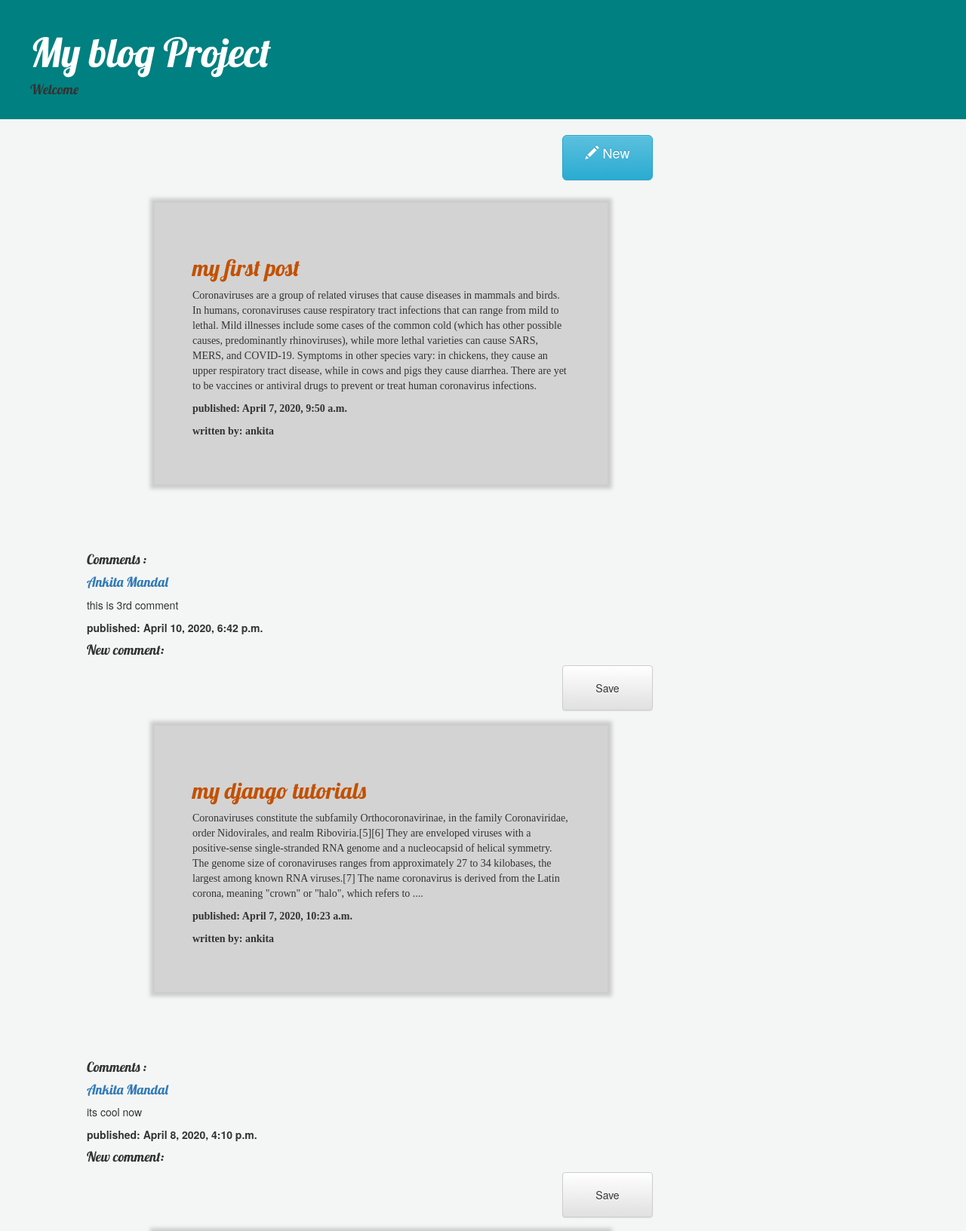
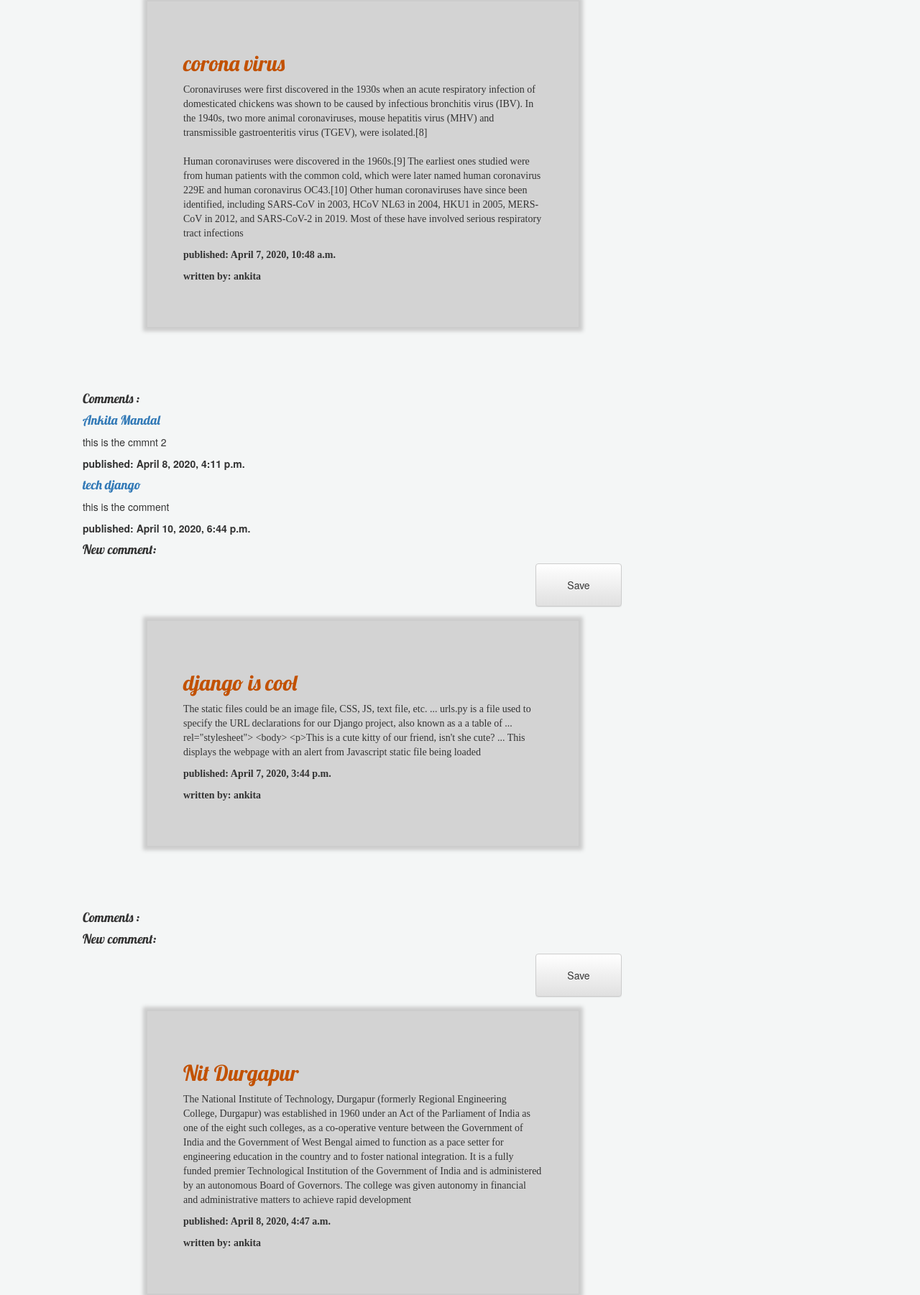
The page / (upper part) on the database its author committed (2 pictures, top to bottom).
### blog/models.py (models this page shows)
class Post(models.Model):
    author = models.ForeignKey(settings.AUTH_USER_MODEL, on_delete=models.CASCADE)
    title = models.CharField(max_length=200)
    text = models.TextField()
    created_date = models.DateTimeField(default=timezone.now)
    published_date = models.DateTimeField(blank=True, null=True)

class Comment(models.Model):
    post = models.ForeignKey(Post, on_delete=models.CASCADE)
    name = models.CharField(max_length=80)
    email = models.EmailField()
    body = models.TextField()
    created_on = models.DateTimeField(auto_now_add=True)
    active = models.BooleanField(default=False)

### blog/views.py (the view)
# urls.py: path('', views.post_list, name='post_list'),
def post_list(request, ):
    posts = Post.objects.filter(published_date__lte=timezone.now()).order_by('published_date')
    return render(request, 'blog/post_list.html', {'posts':posts})

### blog/templates/blog/post_list.html (shortened to what this page needs)
{% extends 'blog/base.html' %}
        {% block content %}
        <a href="post/new" class="btn btn-info btn-lg">
          <span class="glyphicon glyphicon-pencil"></span> New
        </a>
        {% for post in posts %}
            <div class="addcss">
                <h2><a href="">{{ post.title }}</a></h2>
                <p>{{ post.text|linebreaksbr }}</p>
                <strong><p>published: {{ post.published_date }}</p></strong>
                <strong><p>written by: {{ post.author }}</p></strong>
            </div>
<div class="thecmmnt">
     <h4>Comments :</h4>
            {% for comment in post.comment_set.all %}
                <h4><a href="">{{ comment.name }}</a></h4>
                <p>{{ comment.body|linebreaksbr }}</p>
                <strong><p>published: {{ comment.created_on }}</p></strong>
            {% endfor %}
    <h4>New comment:</h4>
    <form method="comment" >
        <button type="submit" class="save btn btn-default">Save</button>
    </form>
        </div>
        {% endfor %}
    {% endblock %}

### blog/templates/blog/base.html (shortened to what this page needs)
{% load static %}
<html>
    <head>
        <link rel="stylesheet" href="//maxcdn.bootstrapcdn.com/bootstrap/3.2.0/css/bootstrap.min.css">
        <link rel="stylesheet" href="//maxcdn.bootstrapcdn.com/bootstrap/3.2.0/css/bootstrap-theme.min.css">
        <link rel="stylesheet" href="{% static 'css/blog.css' %}">
    </head>
    <body>
        <body>
    <div class="page-header">
        <h1><a href="/"> My blog Project</a></h1>
        <h4>Welcome  {{request.user.username}}</h4>
    </div>
    <div class="content container">
        <div class="row">
            <div class="col-md-8">
            {% block content %}
            {% endblock %}
            </div>
        </div>
    </div>
</body>
    </body>
</html>

### blog/static/css/blog.css (style rules this page uses)
body { background-color: #F4F6F6 ; height: 100%; background-position: center; background-repeat: no-repeat; background-size: cover; }
h1 a, h2 a { color: #C25100 ; font-family: 'Lobster'; }
.page-header { background-color: #008080 ; margin-top: 0; padding: 20px 20px 20px 40px; }
.page-header h1, .page-header h1 a, .page-header h1 a:visited, .page-header h1 a:active { color: #ffffff; font-size: 40pt; text-decoration: none; }
.content { margin-left: 100px; }
h1, h2, h3, h4 { font-family: 'Lobster', cursive; }
.save { float: right; }
.addcss { background-color: lightgrey; border-radius: 0px ; font-family: Comic Sans MS; width: 600px; border: 0px solid ; padding: 50px; margin: 90px; opacity:1.0; box-shadow: 0px 0px 5px 6px #ccc; }
.btn { body-color:lightgrey ; float:right; height:60px; width:120px; }

### rows shown on the page
Post: title "my first post", text "Coronaviruses are a group of related viruses that cause diseases in mammals and birds. In humans, coronaviruses cause respiratory tract infections that can range from mild to lethal. Mild illnesses include some cases of the common cold (which has other possible causes, predominantly rhinoviruses), while more lethal varieties can cause SARS, MERS, and COVID-19. Symptoms in other species vary: in chickens, they cause an upper respiratory tract disease, while in cows and pigs they cause diarrhea. There are yet to be vaccines or antiviral drugs to prevent or treat human coronavirus infections.", published_date "April 7, 2020, 9:50 a.m.", author "ankita"
Comment: name "Ankita Mandal", body "this is 3rd comment", created_on "April 10, 2020, 6:42 p.m."
Post: title "my django tutorials", text "Coronaviruses constitute the subfamily Orthocoronavirinae, in the family Coronaviridae, order Nidovirales, and realm Riboviria.[5][6] They are enveloped viruses with a positive-sense single-stranded RNA genome and a nucleocapsid of helical symmetry. The genome size of coronaviruses ranges from approximately 27 to 34 kilobases, the largest among known RNA viruses.[7] The name coronavirus is derived from the Latin corona, meaning \"crown\" or \"halo\", which refers to ....", published_date "April 7, 2020, 10:23 a.m.", author "ankita"
Comment: name "Ankita Mandal", body "its cool now", created_on "April 8, 2020, 4:10 p.m."
Post: title "corona virus", text "Coronaviruses were first discovered in the 1930s when an acute respiratory infection of domesticated chickens was shown to be caused by infectious bronchitis virus (IBV). In the 1940s, two more animal coronaviruses, mouse hepatitis virus (MHV) and transmissible gastroenteritis virus (TGEV), were isolated.[8] Human coronaviruses were discovered in the 1960s.[9] The earliest ones studied were from human patients with the common cold, which were later named human coronavirus 229E and human coronavirus OC43.[10] Other human coronaviruses have since been identified, including SARS-CoV in 2003, HCoV NL63 in 2004, HKU1 in 2005, MERS-CoV in 2012, and SARS-CoV-2 in 2019. Most of these have involved…", published_date "April 7, 2020, 10:48 a.m.", author "ankita"
Comment: name "Ankita Mandal", body "this is the cmmnt 2", created_on "April 8, 2020, 4:11 p.m."
Comment: name "tech django", body "this is the comment", created_on "April 10, 2020, 6:44 p.m."
Post: title "django is cool", text "The static files could be an image file, CSS, JS, text file, etc. ... urls.py is a file used to specify the URL declarations for our Django project, also known as a a table of ... rel=\"stylesheet\"> <body> <p>This is a cute kitty of our friend, isn't she cute? ... This displays the webpage with an alert from Javascript static file being loaded", published_date "April 7, 2020, 3:44 p.m.", author "ankita"
Post: title "Nit Durgapur", text "The National Institute of Technology, Durgapur (formerly Regional Engineering College, Durgapur) was established in 1960 under an Act of the Parliament of India as one of the eight such colleges, as a co-operative venture between the Government of India and the Government of West Bengal aimed to function as a pace setter for engineering education in the country and to foster national integration. It is a fully funded premier Technological Institution of the Government of India and is administered by an autonomous Board of Governors. The college was given autonomy in financial and administrative matters to achieve rapid development", published_date "April 8, 2020, 4:47 a.m.", author "ankita"
